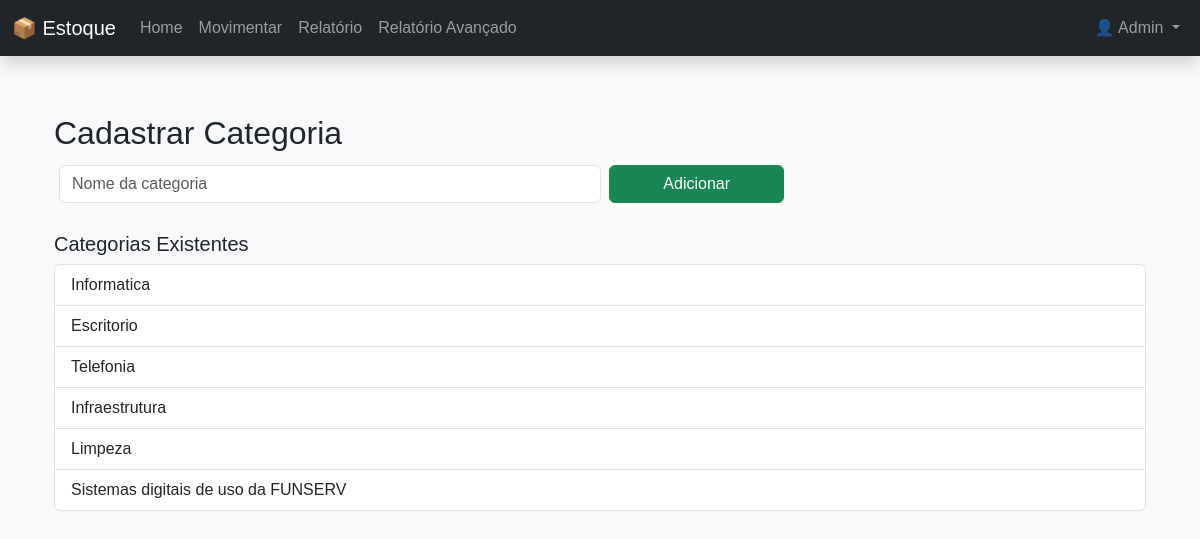
Screenshot of /categorias (signed in) with the database file from the repository.
### models.py (models this page shows)
class Usuario(db.Model, UserMixin):
    id = db.Column(db.Integer, primary_key=True)
    nome = db.Column(db.String(100), nullable=False)
    email = db.Column(db.String(100), unique=True, nullable=False)
    senha = db.Column(db.String(200), nullable=False)
    tipo = db.Column(db.String(20), nullable=False, default='usuario')
    @property
    def is_admin(self):
        return self.tipo == 'admin'

class Categoria(db.Model):
    id = db.Column(db.Integer, primary_key=True)
    nome = db.Column(db.String(50), nullable=False, unique=True)
    produtos = db.relationship('Produto', backref='categoria', lazy=True)

### app.py (the view, shortened to what this page needs)
@app.route('/categorias', methods=['GET', 'POST'])
@login_required
def categorias():
    if not current_user.is_admin:
        flash("Acesso restrito ao administrador.")
        return redirect(url_for('index'))
    categorias = Categoria.query.all()
    return render_template('categorias.html', categorias=categorias)

### app.py (called while the page is built)
@login_manager.user_loader
def load_user(user_id):
    return Usuario.query.get(int(user_id))

### templates/categorias.html (shortened to what this page needs)
{% extends 'base.html' %}
{% block content %}
<div class="container mt-4">
  <h2>Cadastrar Categoria</h2>
  <form method="POST" class="row g-2 mb-4">
    <div class="col-md-6">
      <input type="text" name="nome" class="form-control" placeholder="Nome da categoria" required>
    </div>
    <div class="col-md-2">
      <button type="submit" class="btn btn-success w-100">Adicionar</button>
    </div>
  </form>
  <h5>Categorias Existentes</h5>
  <ul class="list-group">
    {% for cat in categorias %}
      <li class="list-group-item">{{ cat.nome }}</li>
    {% endfor %}
  </ul>
</div>
{% endblock %}

### templates/base.html (shortened to what this page needs)
<!DOCTYPE html>
<html lang="pt-br">
<head>
  <link href="https://cdn.jsdelivr.net/npm/bootstrap@5.3.3/dist/css/bootstrap.min.css" rel="stylesheet">
  <link rel="stylesheet" href="{{ url_for('static', filename='css/style.css') }}">
</head>
<body class="bg-light">
  <nav class="navbar navbar-expand-lg navbar-dark bg-dark fixed-top shadow">
    <div class="container-fluid">
      <a class="navbar-brand" href="{{ url_for('index') }}">📦 Estoque</a>
      <div class="collapse navbar-collapse" id="navbarNav">
        <ul class="navbar-nav me-auto">
          <li class="nav-item">
            <a class="nav-link {% if request.endpoint == 'index' %}active{% endif %}" href="{{ url_for('index') }}">Home</a>
          </li>
          <li class="nav-item">
            <a class="nav-link {% if request.endpoint == 'movimentar' %}active{% endif %}" href="{{ url_for('movimentar') }}">Movimentar</a>
          </li>
          <li class="nav-item">
            <a class="nav-link {% if request.endpoint == 'relatorio' %}active{% endif %}" href="{{ url_for('relatorio') }}">Relatório</a>
          </li>
          <li class="nav-item">
            <a class="nav-link" href="{{ url_for('relatorio_avancado') }}">Relatório Avançado</a>
          </li>
        </ul>
        <ul class="navbar-nav ms-auto">
        {% if current_user.is_authenticated %}
          <li class="nav-item dropdown">
            <a class="nav-link dropdown-toggle" href="#" id="userDropdown" role="button" data-bs-toggle="dropdown" aria-expanded="false">
              👤 {{ current_user.nome }}
            </a>
          </li>
        {% else %}
          <li class="nav-item">
            <a class="nav-link text-success" href="{{ url_for('login') }}">Login</a>
          </li>
        {% endif %}
        </ul>
      </div>
    </div>
  </nav>
  <main class="container my-4">
    {% block content %}{% endblock %}
  </main>
</body>
</html>

### static/css/style.css (style rules this page uses)
body { font-family: Arial, sans-serif; margin: 20px; }
form input, form button { margin: 5px; }

### templates/base.html (style rules this page uses)
body { padding-top: 70px; }

### rows the page displays
Usuario: nome "Admin"
Categoria: nome "Informatica"
Categoria: nome "Escritorio"
Categoria: nome "Telefonia"
Categoria: nome "Infraestrutura"
Categoria: nome "Limpeza"
Categoria: nome "Sistemas digitais de uso da FUNSERV"
